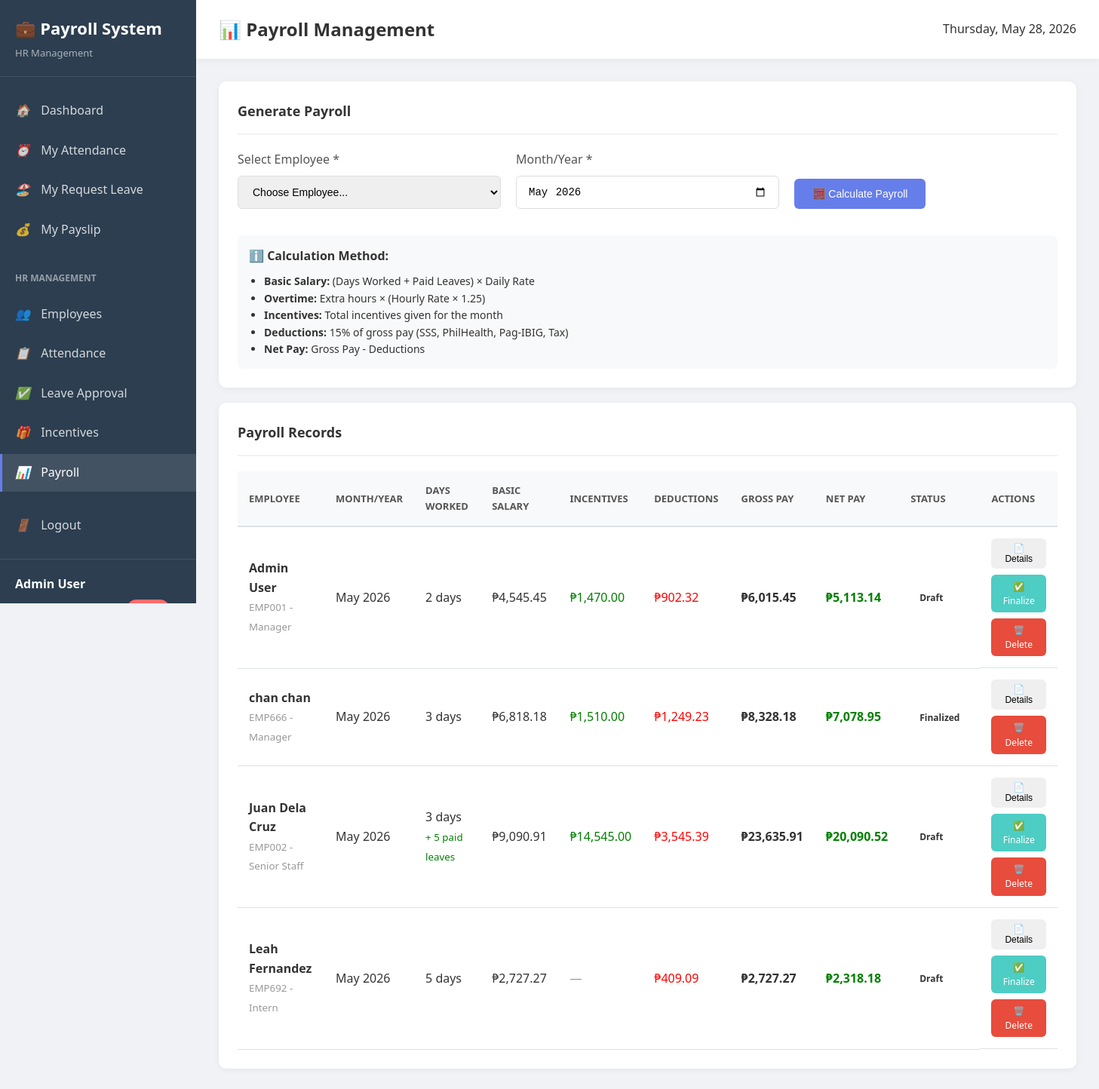
The app's page /includes/payroll.php (signed in) with its own data.
### tables this page shows
CREATE TABLE `employees` (
  `id` int(11) NOT NULL,
  `employee_id` varchar(20) NOT NULL,
  `firstname` varchar(50) NOT NULL,
  `lastname` varchar(50) NOT NULL,
  `email` varchar(100) NOT NULL,
  `password` varchar(255) NOT NULL,
  `phone` varchar(20) DEFAULT NULL,
  `role_id` int(11) NOT NULL,
  `department_id` int(11) DEFAULT NULL,
  `shift_id` int(11) DEFAULT NULL,
  `hire_date` date NOT NULL,
  `status` varchar(20) DEFAULT 'active',
  `is_hr` tinyint(1) DEFAULT 0 COMMENT '1 = HR privileges',
  `is_admin` tinyint(1) DEFAULT 0 COMMENT '1 = Admin privileges',
  `created_at` timestamp NOT NULL DEFAULT current_timestamp()
);

CREATE TABLE `payroll` (
  `id` int(11) NOT NULL,
  `employee_id` int(11) NOT NULL,
  `month_year` date NOT NULL COMMENT 'Format: YYYY-MM-01',
  `basic_salary` decimal(10,2) DEFAULT 0.00,
  `total_incentives` decimal(10,2) DEFAULT 0.00,
  `total_deductions` decimal(10,2) DEFAULT 0.00,
  `days_worked` int(11) DEFAULT 0,
  `days_absent` int(11) DEFAULT 0,
  `paid_leaves` int(11) DEFAULT 0,
  `unpaid_leaves` int(11) DEFAULT 0,
  `total_hours` decimal(8,2) DEFAULT 0.00,
  `overtime_hours` decimal(8,2) DEFAULT 0.00,
  `gross_pay` decimal(10,2) DEFAULT 0.00,
  `net_pay` decimal(10,2) DEFAULT 0.00,
  `status` varchar(20) DEFAULT 'draft' COMMENT 'draft, finalized, paid',
  `created_at` timestamp NOT NULL DEFAULT current_timestamp()
);

CREATE TABLE `roles` (
  `id` int(11) NOT NULL,
  `role_name` varchar(100) NOT NULL,
  `level` int(11) NOT NULL COMMENT 'Hierarchy: 1=Entry, 5=Manager, 10=Executive',
  `monthly_salary` decimal(10,2) NOT NULL,
  `hourly_rate` decimal(8,2) NOT NULL,
  `created_at` timestamp NOT NULL DEFAULT current_timestamp()
);

### config/session.php (called while the page is built, shortened)
<?php
function isLoggedIn() {
    return isset($_SESSION['user_id']);
}
function getCurrentUser() {
    global $pdo;
    $stmt = $pdo->prepare("
        SELECT
            e.*,
            r.role_name,
            r.monthly_salary,
            d.department_name,
            s.shift_name
        FROM employees e
        JOIN roles r ON e.role_id = r.id
        LEFT JOIN departments d ON e.department_id = d.id
        LEFT JOIN shifts s ON e.shift_id = s.id
        WHERE e.id = ?
        LIMIT 1
    ");
    $stmt->execute([$_SESSION['user_id']]);
    return $stmt->fetch(PDO::FETCH_ASSOC);
}
?>

### includes/payroll.php (the view, shortened to what this page needs)
<?php
require_once('../config/database.php');
require_once('../config/session.php');
$user = getCurrentUser();
$payrolls = $pdo->query("
    SELECT p.*,
           CONCAT(e.firstname, ' ', e.lastname) as employee_name,
           e.employee_id as emp_code,
           r.role_name
    FROM payroll p
    JOIN employees e ON p.employee_id = e.id
    JOIN roles r ON e.role_id = r.id
    ORDER BY p.month_year DESC, e.firstname
")->fetchAll();
?>
<!DOCTYPE html>
<html lang="en">
<head>
    <link rel="stylesheet" href="../assets/dashboard.css">
</head>
<body class="dashboard">
<aside class="sidebar">
    <div class="sidebar-header">
        <h2>💼 Payroll System</h2>
        <p>HR Management</p>
    </div>
    <ul class="nav-menu">
        <li class="nav-item">
            <a href="dashboard.php" class="nav-link">
                <i>🏠</i> Dashboard
            </a>
        </li>
        <li class="nav-item">
                <a href="attendanceEmployee.php" class="nav-link">
                    <i>⏰</i> My Attendance
                </a>
        </li>
        <li class="nav-item">
            <a href="leave.php" class="nav-link">
                <i>🏖️</i> My Request Leave
            </a>
        </li>
        <li class="nav-item">
            <a href="payslip.php" class="nav-link">
                <i>💰</i> My Payslip
            </a>
        </li>
        <?php if ($user['is_hr'] || $user['is_admin']): ?>
        <li class="nav-item" style="margin-top: 20px; padding: 10px 20px; color: rgba(255,255,255,0.5); font-size: 12px; font-weight: bold;">
            HR MANAGEMENT
        </li>
        <li class="nav-item">
            <a href="employee.php" class="nav-link">
                <i>👥</i> Employees
            </a>
        </li>
        <li class="nav-item">
            <a href="attendance_hr.php" class="nav-link">
                <i>📋</i> Attendance
            </a>
        </li>
        <li class="nav-item">
            <a href="manage_leaves.php" class="nav-link">
                <i>✅</i> Leave Approval
            </a>
        </li>
        <li class="nav-item">
            <a href="manage_incentives.php" class="nav-link">
                <i>🎁</i> Incentives
            </a>
        </li>
        <li class="nav-item">
            <a href="payroll.php" class="nav-link active">
                <i>📊</i> Payroll
            </a>
        </li>
        <?php endif; ?>
        <li class="nav-item" style="margin-top: 20px;">
            <a href="logout.php" class="nav-link">
                <i>🚪</i> Logout
            </a>
        </li>
    </ul>
    <div class="user-info">
        <strong><?php echo htmlspecialchars($user['firstname'] . ' ' . $user['lastname']); ?></strong>
        <small><?php echo htmlspecialchars($user['email']); ?></small>
        <?php if ($user['is_admin']): ?>
            <span class="badge badge-admin">ADMIN</span>
        <?php elseif ($user['is_hr']): ?>
            <span class="badge badge-hr">HR</span>
        <?php endif; ?>
    </div>
</aside>
<main class="main-content">
    <div class="topbar">
        <h1>📊 Payroll Management</h1>
        <div><?php echo date('l, F d, Y'); ?></div>
    </div>
    <div class="card">
        <div class="card-header">
            <h3 class="card-title">Generate Payroll</h3>
        </div>
        <form method="POST">
            <div class="form-row">
                <div class="form-group">
                    <label>Select Employee *</label>
                    <select name="employee_id" required>
                        <option value="">Choose Employee...</option>
                    </select>
                </div>
                <div class="form-group">
                    <label>Month/Year *</label>
                    <input type="month" name="month_year" value="<?php echo date('Y-m'); ?>" required>
                </div>
                <div class="form-group" style="display: flex; align-items: flex-end;">
                    <button type="submit" name="generate_payroll" class="btn btn-primary">
                        🧮 Calculate Payroll
                    </button>
                </div>
            </div>
        </form>
        <div style="background: #f8f9fa; padding: 15px; border-radius: 8px; margin-top: 15px;">
            <strong>ℹ️ Calculation Method:</strong>
            <ul style="margin: 10px 0 0 20px; font-size: 14px;">
                <li><strong>Basic Salary:</strong> (Days Worked + Paid Leaves) × Daily Rate</li>
                <li><strong>Overtime:</strong> Extra hours × (Hourly Rate × 1.25)</li>
                <li><strong>Incentives:</strong> Total incentives given for the month</li>
                <li><strong>Deductions:</strong> 15% of gross pay (SSS, PhilHealth, Pag-IBIG, Tax)</li>
                <li><strong>Net Pay:</strong> Gross Pay - Deductions</li>
            </ul>
        </div>
    </div>
    <div class="card">
        <div class="card-header">
            <h3 class="card-title">Payroll Records</h3>
        </div>
        <div class="table-container">
            <table>
                <thead>
                    <tr>
                        <th>Employee</th>
                        <th>Month/Year</th>
                        <th>Days Worked</th>
                        <th>Basic Salary</th>
                        <th>Incentives</th>
                        <th>Deductions</th>
                        <th>Gross Pay</th>
                        <th>Net Pay</th>
                        <th>Status</th>
                        <th>Actions</th>
                    </tr>
                </thead>
                <tbody>
                    <?php if (empty($payrolls)): ?>
                    <tr>
                        <td colspan="10" style="text-align: center; color: #999;">
                            No payroll records yet. Generate payroll above.
                        </td>
                    </tr>
                    <?php else: ?>
                        <?php foreach ($payrolls as $p): ?>
                        <tr>
                            <td>
                                <strong><?php echo htmlspecialchars($p['employee_name']); ?></strong><br>
                                <small style="color: #999;"><?php echo htmlspecialchars($p['emp_code']); ?> - <?php echo htmlspecialchars($p['role_name']); ?></small>
                            </td>
                            <td><?php echo date('F Y', strtotime($p['month_year'])); ?></td>
                            <td>
                                <?php echo $p['days_worked']; ?> days
                                <?php if ($p['paid_leaves'] > 0): ?>
                                    <br><small style="color: green;">+ <?php echo $p['paid_leaves']; ?> paid leaves</small>
                                <?php endif; ?>
                            </td>
                            <td>₱<?php echo number_format($p['basic_salary'], 2); ?></td>
                            <td>
                                <?php if ($p['total_incentives'] > 0): ?>
                                    <span style="color: green;">₱<?php echo number_format($p['total_incentives'], 2); ?></span>
                                <?php else: ?>
                                    <span style="color: #999;">—</span>
                                <?php endif; ?>
                            </td>
                            <td>
                                <span style="color: red;">₱<?php echo number_format($p['total_deductions'], 2); ?></span>
                            </td>
                            <td><strong>₱<?php echo number_format($p['gross_pay'], 2); ?></strong></td>
                            <td><strong style="color: green;">₱<?php echo number_format($p['net_pay'], 2); ?></strong></td>
                            <td>
                                <span class="status status-<?php echo $p['status']; ?>">
                                    <?php echo ucfirst($p['status']); ?>
                                </span>
                            </td>
                            <td class="action-buttons">
                                <button
                                    type="button"
                                    class="btn btn-info btn-sm"
                                    onclick='showDetails(<?= json_encode($p) ?>)'>
                                    📄 Details
                                </button>
                                <?php if ($p['status'] == 'draft'): ?>
                                <a href="?finalize=<?php echo $p['id']; ?>"
                                   class="btn btn-success btn-sm"
                                   onclick="return confirm('Finalize this payroll?')">
                                    ✅ Finalize
                                </a>
                                <?php endif; ?>
                                <a href="?delete=<?php echo $p['id']; ?>"
                                   class="btn btn-danger btn-sm"
                                   onclick="return confirm('Delete this payroll record?')">
                                    🗑️ Delete
                                </a>
                            </td>
                        </tr>
                        <?php endforeach; ?>
                    <?php endif; ?>
                </tbody>
            </table>
        </div>
    </div>
</main>
</body>
</html>

### assets/dashboard.css (style rules this page uses)
* { margin: 0; padding: 0; box-sizing: border-box; }
body { font-family: 'Segoe UI', Tahoma, Geneva, Verdana, sans-serif; background: linear-gradient(135deg, #667eea 0%, #764ba2 100%); color: #333; line-height: 1.6; }
.dashboard { display: flex; min-height: 100vh; background: #f0f2f5; }
.sidebar { width: 260px; background: #2c3e50; color: white; padding: 20px 0; position: fixed; height: 100vh; overflow-y: auto; }
.sidebar-header { padding: 0 20px 20px; border-bottom: 1px solid rgba(255,255,255,0.1); margin-bottom: 20px; }
.sidebar-header h2 { font-size: 22px; margin-bottom: 5px; }
.sidebar-header p { font-size: 13px; color: rgba(255,255,255,0.6); }
.nav-menu { list-style: none; }
.nav-item { margin-bottom: 3px; }
.nav-link { display: block; padding: 12px 20px; color: rgba(255,255,255,0.8); text-decoration: none; transition: all 0.3s; }
.nav-link:hover, .nav-link.active { background: rgba(255,255,255,0.1); color: white; border-left: 3px solid #667eea; padding-left: 17px; }
.nav-link i { margin-right: 10px; width: 20px; display: inline-block; }
.user-info { padding: 20px; border-top: 1px solid rgba(255,255,255,0.1); margin-top: 20px; }
.user-info strong { display: block; margin-bottom: 5px; }
.user-info small { color: rgba(255,255,255,0.6); }
.badge { display: inline-block; padding: 3px 8px; border-radius: 12px; font-size: 11px; font-weight: bold; margin-left: 5px; }
.badge-admin { background: #ff6b6b; color: white; }
.main-content { margin-left: 260px; flex: 1; padding: 30px; }
.topbar { background: white; padding: 20px 30px; margin: -30px -30px 30px -30px; box-shadow: 0 2px 10px rgba(0,0,0,0.05); display: flex; justify-content: space-between; align-items: center; }
.topbar h1 { font-size: 24px; color: #333; }
.card { background: white; padding: 25px; border-radius: 10px; box-shadow: 0 2px 10px rgba(0,0,0,0.05); margin-bottom: 20px; }
.card-header { display: flex; justify-content: space-between; align-items: center; margin-bottom: 20px; padding-bottom: 15px; border-bottom: 2px solid #f0f2f5; }
.card-title { font-size: 18px; font-weight: 600; color: #333; }
.form-group { margin-bottom: 20px; }
.form-group label { display: block; margin-bottom: 8px; font-weight: 500; color: #555; }
.form-group input, .form-group select, .form-group textarea { width: 100%; padding: 12px 15px; border: 1px solid #ddd; border-radius: 6px; font-size: 14px; transition: border-color 0.3s; }
.form-row { display: grid; grid-template-columns: repeat(auto-fit, minmax(200px, 1fr)); gap: 20px; }
.btn { display: inline-block; padding: 12px 24px; border: none; border-radius: 6px; font-size: 14px; font-weight: 500; cursor: pointer; transition: all 0.3s; text-decoration: none; text-align: center; }
.btn-primary { background: #667eea; color: white; }
.btn-success { background: #4ecdc4; color: white; }
.btn-danger { background: #e74c3c; color: white; }
.btn-sm { padding: 6px 12px; font-size: 12px; }
.table-container { overflow-x: auto; }
table { width: 100%; border-collapse: collapse; background: white; }
table th { background: #f8f9fa; padding: 15px; text-align: left; font-weight: 600; color: #555; border-bottom: 2px solid #dee2e6; font-size: 13px; text-transform: uppercase; }
table td { padding: 15px; border-bottom: 1px solid #dee2e6; vertical-align: middle; }
.status { display: inline-block; padding: 5px 12px; border-radius: 20px; font-size: 12px; font-weight: 600; }
.action-buttons { display: flex; gap: 8px; flex-wrap: wrap; }

### records on screen
employees: firstname+lastname "Admin User"
payroll: employee_name "Admin User", employee.employee_id "EMP001", roles.role_name "Manager", month_year "May 2026", days_worked "2", basic_salary "4,545.45", total_incentives "1,470.00", total_deductions "902.32", gross_pay "6,015.45", net_pay "5,113.14", status "Draft"
payroll: employee_name "chan chan", employee.employee_id "EMP666", roles.role_name "Manager", month_year "May 2026", days_worked "3", basic_salary "6,818.18", total_incentives "1,510.00", total_deductions "1,249.23", gross_pay "8,328.18", net_pay "7,078.95", status "Finalized"
payroll: employee_name "Juan Dela Cruz", employee.employee_id "EMP002", roles.role_name "Senior Staff", month_year "May 2026", days_worked "3", paid_leaves "5", basic_salary "9,090.91", total_incentives "14,545.00", total_deductions "3,545.39", gross_pay "23,635.91", net_pay "20,090.52", status "Draft"
payroll: employee_name "Leah Fernandez", employee.employee_id "EMP692", roles.role_name "Intern", month_year "May 2026", days_worked "5", basic_salary "2,727.27", total_deductions "409.09", gross_pay "2,727.27", net_pay "2,318.18", status "Draft"
